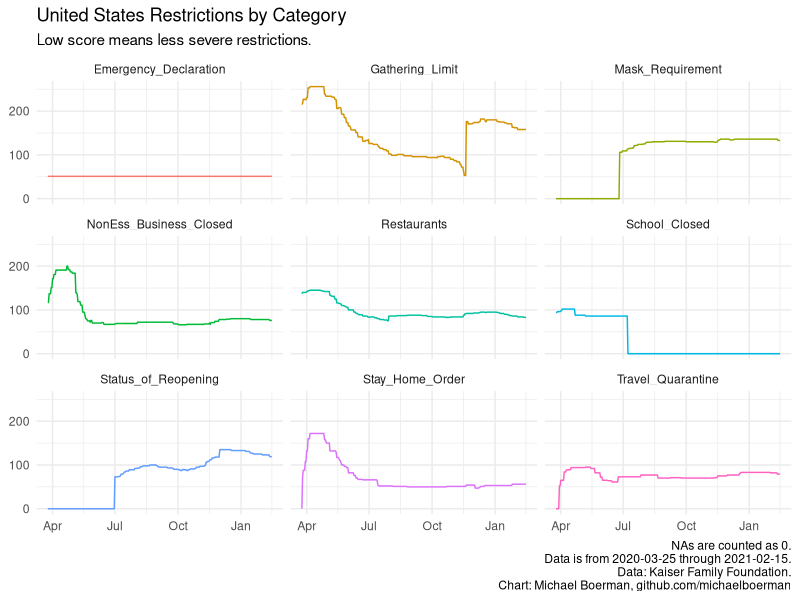

Write R code to recreate this figure. (Note: this script raises an error after producing the figure.)
# 032_plot_raw_series.R
# Michael Boerman January 2021
# 
# output: categories_states.png 
#         categories_national.png

# ---- Setup ------------------------------------------------------------------#

library(readr)
library(dplyr)
library(tidyr)
library(ggplot2)
library(here)

# un-comment and source the previous file if you are not going through sequentially.
# source(here("Code/021_make_factor_levels.R"))

# ---- Load Previous Data -----------------------------------------------------#
# From 021_make_factor_levels:

summary_df <- read_csv(here("Intermediate_Data/summary_df.csv"))

# ---- Plots ------------------------------------------------------------------#

# 1: All Categories (facet wrapped)
summary_df %>%
  ggplot(aes(x = Date, y = sums, color = Category)) +
  geom_line() +
  facet_wrap(~Category, scales = "fixed") + # fix to show the impact of each if not standardized.
  theme_minimal() +
  theme(
    axis.title.y = element_blank(),
    axis.title.x = element_blank(),
    legend.position = "none",
    aspect.ratio = .5
  ) +
  ggtitle(
    label = "United States Restrictions by Category",
    subtitle = "Low score means less severe restrictions."
  ) +
  labs(caption = paste0("NAs are counted as 0.\n Data is from ", min(summary_df$Date), " through ", max(summary_df$Date), ".\n Data: Kaiser Family Foundation.\n Chart: Michael Boerman, github.com/michaelboerman")) +
  ggsave(here("Results/plots/categories_states.png"), width = 12, height = 6)

# 2. Aggregated into US
summary_df %>%
  group_by(Date) %>%
  summarize(total_sum = sum(sums, na.rm = T)) %>%
  ungroup() %>%
  ggplot(aes(x = Date, y = total_sum)) +
  geom_line(size = 1.25) +
  theme_minimal() +
  theme(
    panel.grid.major.x = element_line(size = 1, colour = "lightgrey"),
    panel.grid.minor.y = element_blank(),
    axis.title.x = element_blank(),
    aspect.ratio = .5
  ) +
  scale_y_continuous(position = "right") +
  scale_x_date(
    date_minor_breaks = "1 week",
    date_breaks = "1 month",
    date_labels = " %b \n %Y"
  ) +
  ggtitle(
    label = "US Rescriction Severity Index",
    subtitle = "Low score means less severe restrictions."
  ) +
  labs(caption = paste0("Severity is calculated as the unweighted sum of 9 categorical variables assigned to numbers. NAs are counted as 0.\n Data is from ", min(summary_df$Date), " through ", max(summary_df$Date), ".")) +
  ylab("Severity Index Score") +
  ggsave(here("Results/plots/categories_national.png"), width = 12, height = 6)
